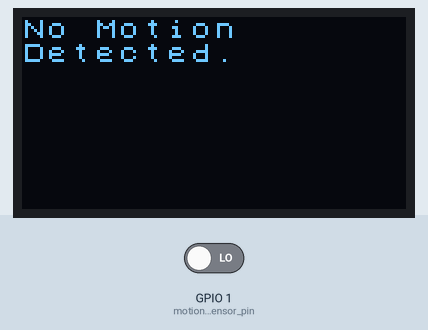
This program was run on a simulated Seeed XIAO ESP32-S3. On the bench: 128×64 one-colour display. The inputs (shaded band) are chosen by the test bench; at power-on: GPIO 1 (motion_sensor_pin) LOW.

Above: at 4.2 s.
4.3 s: GPIO 1 (motion_sensor_pin) driven HIGH
At 5.3 s:
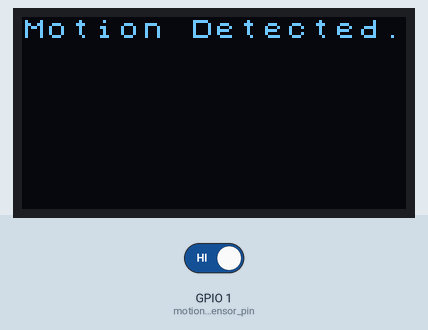
5.8 s: GPIO 1 (motion_sensor_pin) driven LOW
At 7.21 s:
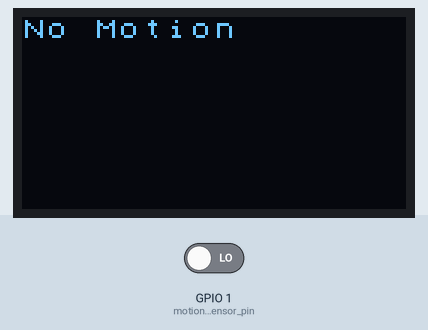
Timing chart, 0 to 8.8 s (numbered marks = the images above; inputs shaded):
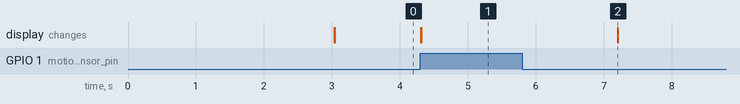

The program:

main.cpp
```cpp
#include <Arduino.h>
//#include <Wire.h>
#include <U8g2lib.h>
#include "oled_display.h"
#include "motion_sensor.h"

#define motion_sensor_pin 1

U8X8_SSD1306_128X64_NONAME_HW_I2C u8x8(U8X8_PIN_NONE, 6, 5);
oled_display display(u8x8);
PIR_Sensor motion_sensor(motion_sensor_pin);

void setup(){
    Serial.begin(115200);
    display.begin();
    display.setFont(u8x8_font_chroma48medium8_r);
    motion_sensor.begin();
    delay(3000);
}

bool previousState = false;
long previousLow = 0;
long currentLow = 0;

void loop(){
    if(motion_sensor.is_detected()){
        display.drawString(0,0,"Motion Detected.");
        display.drawString(0,1,"               ");
        previousState = true;
    }else{
        currentLow = millis();
        if(previousState){
            previousLow = currentLow;
        }else if((currentLow - previousLow) > 1400){
            display.drawString(0,0,"No Motion       ");
            display.drawString(0,1,"Detected.");
        }
        previousState = false;
    }
    //delay(100);
}
```

motion_sensor.h
```cpp
#pragma once

#include <stdint.h>

class PIR_Sensor{
    public:
        explicit PIR_Sensor(uint8_t pin);
        void begin();
        bool is_detected(void) const;
    private:
        uint8_t pin_;
};
```

oled_display.h
```cpp
#pragma once

#include <U8x8lib.h> //because we used the data types from there.

class oled_display{
public:
    explicit oled_display(U8X8_SSD1306_128X64_NONAME_HW_I2C& u8x8); //set this to private variable.
    void begin();//call begin for the u8x8_ object.
    void setFont(const uint8_t *font_8x8);//set font.
    int drawString(uint8_t x, uint8_t y, const char* s);// will take in the x and y coordinates and then the string to be printed.
private:
    U8X8_SSD1306_128X64_NONAME_HW_I2C& u8x8_;//private variable.
};
```

motion_sensor.cpp
```cpp
#include <motion_sensor.h>

#include <Arduino.h>

PIR_Sensor::PIR_Sensor(uint8_t pin){
    pin_ = pin;
}
void PIR_Sensor::begin(){
    pinMode(pin_, INPUT);
}

bool PIR_Sensor::is_detected(void) const{
    return (digitalRead(pin_) == HIGH);
}
```

oled_display.cpp
```cpp
#include "oled_display.h"
#include <cstring> //not cstring.h

//uint8_t scl = 6;
//uint8_t sda = 5;

//this line should be in the main, right? Here I just need the function?
//U8X8_SSD1306_128X64_NONAME_HW_I2C display(U8X8_PIN_NONE, scl, sda);

oled_display::oled_display(U8X8_SSD1306_128X64_NONAME_HW_I2C& u8x8): u8x8_(u8x8)
{};//fixed initializer problem. Need to understand this better.

void oled_display::begin(){
    u8x8_.begin();// Don't know how to check validity.
}

void oled_display::setFont(const uint8_t *font_8x8){
    u8x8_.setFont(font_8x8);//setting font. Don't know how to check validity.
}

int oled_display::drawString(uint8_t x, uint8_t y, const char* s){
    if(s == nullptr){return -1;}
    if((x > 15) || (y > 7)){ // No need to check for 0.
        return -2;
    }
    size_t length_of_string = std::strlen(s);
    if(((length_of_string) == 0) || ((length_of_string + x) > 16)){return -3;}
    u8x8_.drawString(x,y,s);
    return 0;
    //check for size of s, if 0 or greater than 16, it is invalid.
    //check for nullptr
    //check that x is bewteen 0 and 7(including)
    //if yes, then good, if not then invalid.
    //might change the retun type for error checking.
}
```

Measured:
- after the input at 4.3 s, the display: first changes at once (image 1 shows a later state)
- after the input at 5.8 s, the display: changes after 1.4 s (image 2)
